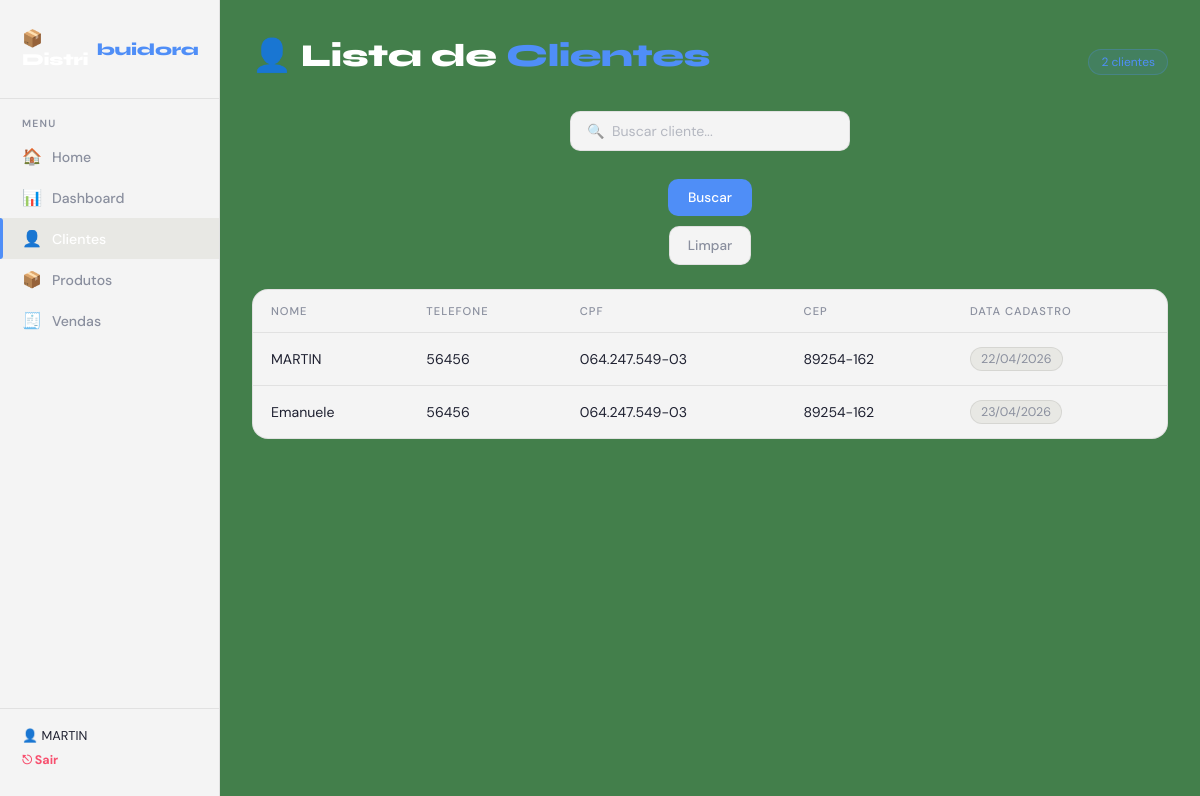
Screenshot of /clientes_lista (signed in) with the database file from the repository.
### tables this page shows
CREATE TABLE usuarios (
        id INTEGER PRIMARY KEY AUTOINCREMENT,
        nome TEXT NOT NULL,
        email TEXT UNIQUE NOT NULL,
        senha TEXT NOT NULL,
        data TEXT
    );

CREATE TABLE clientes (
        id INTEGER PRIMARY KEY AUTOINCREMENT,
        nome TEXT,
        telefone TEXT,
        cpf TEXT,
        cep TEXT,
        data TEXT
    );

### app.py (the view)
@app.route('/clientes_lista')
@login_required
def clientes_lista():
    busca = request.args.get('busca', '')
    conn = sqlite3.connect('banco.db')
    cursor = conn.cursor()
    if busca:
        cursor.execute("SELECT * FROM clientes WHERE nome LIKE ?", ('%' + busca + '%',))
    else:
        cursor.execute("SELECT * FROM clientes")
    dados = cursor.fetchall()
    conn.close()
    return render_template('clientes_lista.html', clientes=dados, busca=busca)

### app.py (called while the page is built)
@login_manager.user_loader
def load_user(user_id):
    conn = sqlite3.connect('banco.db')
    cursor = conn.cursor()
    cursor.execute("SELECT id, nome, email FROM usuarios WHERE id = ?", (user_id,))
    u = cursor.fetchone()
    conn.close()
    if u:
        return User(u[0], u[1], u[2])
    return None

### templates/clientes_lista.html (shortened to what this page needs)
{% extends 'base.html' %}
{% block content %}
<div class="pg-wrap">
  <div class="pg-header">
    <h2 class="pg-title">👤 Lista de <span>Clientes</span></h2>
    <span class="count-badge">{{ clientes|length }} cliente{% if clientes|length != 1 %}s{% endif %}</span>
  </div>
  <form class="search-bar" method="GET" action="/clientes_lista">
    <input class="search-input" type="text" name="busca" placeholder="🔍  Buscar cliente..." value="{{ busca }}">
    <button class="btn-search" type="submit">Buscar</button>
    <a class="btn-clear" href="/clientes_lista">Limpar</a>
  </form>
  {% if clientes|length == 0 %}
    <div class="empty-state">
      <span class="empty-icon">🔍</span>
      Nenhum cliente encontrado.
    </div>
  {% else %}
    <div class="table-card">
      <table>
        <thead>
          <tr>
            <th>Nome</th>
            <th>Telefone</th>
            <th>CPF</th>
            <th>CEP</th>
            <th>Data Cadastro</th>
          </tr>
        </thead>
        <tbody>
          {% for c in clientes %}
          <tr>
            <td>{{ c[1] }}</td>
            <td>{{ c[2] }}</td>
            <td>{{ c[3] }}</td>
            <td>{{ c[4] }}</td>
            <td><span class="date-badge">{{ c[5] }}</span></td>
          </tr>
          {% endfor %}
        </tbody>
      </table>
    </div>
  {% endif %}
</div>
{% endblock %}

### templates/base.html (shortened to what this page needs)
<!DOCTYPE html>
<html lang="pt-BR">
<head>
  <link rel="stylesheet" href="{{ url_for('static', filename='style.css') }}">
</head>
<body>
  <aside class="sidebar" id="sidebar">
    <div class="sidebar-logo">📦 Distri<span>buidora</span></div>
    <div class="sidebar-label">Menu</div>
    <a class="nav-link {% if request.path == '/' %}active{% endif %}" href="/">
      <span class="nav-icon">🏠</span> Home
    </a>
    <a class="nav-link {% if request.path == '/dashboard' %}active{% endif %}" href="/dashboard">
      <span class="nav-icon">📊</span> Dashboard
    </a>
    <a class="nav-link {% if '/clientes' in request.path %}active{% endif %}" href="/clientes">
      <span class="nav-icon">👤</span> Clientes
    </a>
    <a class="nav-link {% if '/produtos' in request.path or '/estoque' in request.path %}active{% endif %}" href="/produtos">
      <span class="nav-icon">📦</span> Produtos
    </a>
    <a class="nav-link {% if '/vendas' in request.path or '/historico' in request.path %}active{% endif %}" href="/vendas">
      <span class="nav-icon">🧾</span> Vendas
    </a>
    <div class="sidebar-footer">
      <div style="font-size:0.8rem; color: var(--text); margin-bottom: 8px;">👤 {{ current_user.nome }}</div>
      <a href="/logout" style="font-size:0.78rem; color: var(--red); text-decoration:none;">⎋ Sair</a>
    </div>
  </aside>
  <main class="main-content">
    {% block content %}{% endblock %}
  </main>
</body>
</html>

### static/style.css (style rules this page uses)
body { font-family: Arial, sans-serif; background-color: #f4f6f8; margin: 0; }
a { text-decoration: none; color: #2c3e50; font-weight: bold; }
form { display: flex; flex-direction: column; align-items: center; }
input, select { width: 80%; padding: 10px; margin: 8px 0; border-radius: 5px; border: 1px solid #ccc; }
button { padding: 10px 20px; background-color: #27ae60; color: white; border: none; border-radius: 5px; cursor: pointer; margin-top: 10px; }

### templates/base.html (style rules this page uses)
*, *::before, *::after { box-sizing: border-box; margin: 0; padding: 0; }
:root { --bg: #0f1117; --surface: #1a1d27; --surface2: #222636; --border: rgba(255,255,255,0.07); --blue: #4f8ef7; --green: #2ecc8f; --orange: #f7934f; --red: #f74f6e; --text: #e8eaf0; --muted: #7b8099; --sidebar-w: 220px; --red: #f74f6e; }
body { font-family: 'DM Sans', sans-serif; background: var(--bg); color: var(--text); min-height: 100vh; display: flex; }
.sidebar { width: var(--sidebar-w); min-height: 100vh; background: var(--surface); border-right: 1px solid var(--border); display: flex; flex-direction: column; padding: 28px 0 32px; position: fixed; top: 0; left: 0; z-index: 100; }
.sidebar-logo { font-family: 'Syne', sans-serif; font-size: 1.05rem; font-weight: 800; color: #fff; padding: 0 22px 28px; border-bottom: 1px solid var(--border); margin-bottom: 18px; letter-spacing: -0.3px; display: flex; align-items: center; gap: 8px; }
.sidebar-logo span { color: var(--blue); }
.sidebar-label { font-size: 0.65rem; font-weight: 600; text-transform: uppercase; letter-spacing: 1.2px; color: var(--muted); padding: 0 22px; margin-bottom: 6px; }
.nav-link { display: flex; align-items: center; gap: 10px; font-size: 0.88rem; font-weight: 500; color: var(--muted); text-decoration: none; padding: 10px 22px; border-radius: 0; transition: color 0.2s, background 0.2s; position: relative; }
.nav-link.active { color: #fff; background: var(--surface2); }
.nav-link.active::before { content: ''; position: absolute; left: 0; top: 0; bottom: 0; width: 3px; background: var(--blue); border-radius: 0 3px 3px 0; }
.nav-icon { font-size: 1rem; width: 20px; text-align: center; }
.sidebar-footer { margin-top: auto; padding: 18px 22px 0; border-top: 1px solid var(--border); font-size: 0.75rem; color: var(--muted); }
.main-content { margin-left: var(--sidebar-w); flex: 1; min-height: 100vh; }

### rows the page displays
usuarios: nome "MARTIN"
clientes: nome "MARTIN", telefone "56456", cpf "064.247.549-03", cep "89254-162", data "22/04/2026"
clientes: nome "Emanuele", telefone "56456", cpf "064.247.549-03", cep "89254-162", data "23/04/2026"

### other values shown
{{ clientes|length }} "2"
